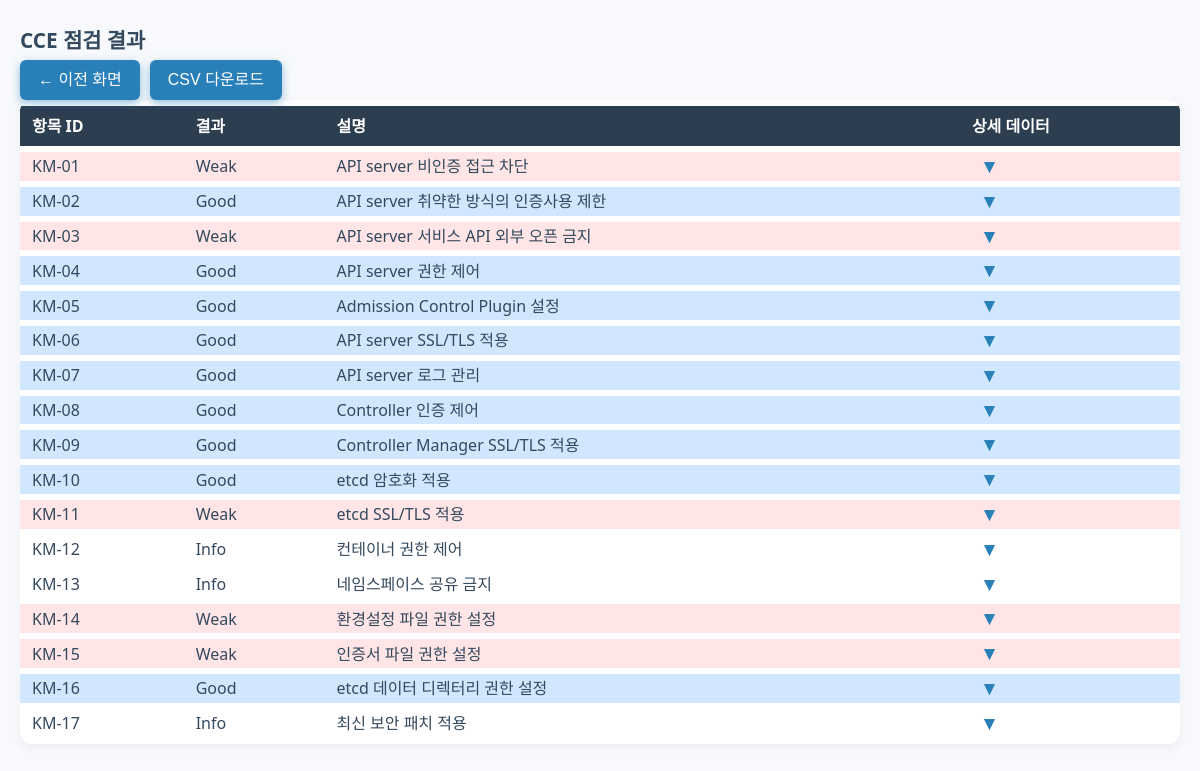
The page /file_detail?file_id=3 (signed in) on the database its author committed.
### CCE/models.py (models this page shows)
class UploadRecord(db.Model):
    __tablename__ = 'upload_record'
    id = db.Column(db.Integer, primary_key=True)
    upload_file_id = db.Column(db.Integer, db.ForeignKey('upload_file.id'), nullable=False)
    item_id = db.Column(db.String(10), nullable=False)
    result = db.Column(db.String(20), nullable=False)
    comment = db.Column(db.Text)
    data = db.Column(db.Text)
    ip = db.Column(db.String, nullable=False)
    reg_name = db.Column(db.String, nullable=True)

### app.py (the view)
    @app.route('/file_detail')
    @login_required
    def file_detail():
        file_id = request.args.get('file_id', type=int)
        if not file_id:
            return "<p>파일 ID가 필요합니다.</p>"
        upload_file = UploadFile.query.filter_by(id=file_id).first()
        if not upload_file:
            return "<p>존재하지 않는 파일입니다.</p>"
        records = UploadRecord.query.filter_by(upload_file_id=upload_file.id).order_by(UploadRecord.item_id).all()
        if not records:
            return f"<p>파일 '{upload_file.filename}' 에 대한 상세 결과가 없습니다.</p>"
        results = [
            {
                'id': r.item_id,
                'result': r.result,
                'comment': r.comment,
                'data': r.data
            }
            for r in records
        ]
        return render_template('results_content.html', results=results)

### templates/results_content.html (shortened to what this page needs)
<!DOCTYPE html>
<html lang="ko">
<head>
  <link rel="stylesheet" href="{{ url_for('static', filename='css/styles.css') }}">
</head>
<body>
<div class="results-header">
  <h2>CCE 점검 결과</h2>
  <div class="action-btns">
    <button id="btn-back-prev" type="button">← 이전 화면</button>
    <button id="btn-download-csv" type="button">CSV 다운로드</button>
  </div>
</div>
  <table id="results-table" class="common-table" role="table" aria-label="CCE 점검 결과 목록">
    <thead>
      <tr>
        <th scope="col">항목 ID</th>
        <th scope="col">결과</th>
        <th scope="col">설명</th>
        <th scope="col">상세 데이터</th>
      </tr>
    </thead>
    <tbody>
      {% for res in results %}
      <tr
	  class="
      {% if res.result|lower == 'good' %}result-good{% elif res.result|lower == 'weak' %}result-weak{% elif res.result|lower == 'info' %}result-info{% endif %}
		"
	  >
        <td>{{ res.id }}</td>
        <td>{{ res.result }}</td>
        <td>{{ res.comment }}</td>
        <td>
          <span class="toggle-btn" role="button" tabindex="0" aria-expanded="false" aria-controls="data-{{ loop.index }}"
                onkeydown="if(event.key==='Enter'||event.key===' ') toggleData('data-{{ loop.index }}');"
                onclick="toggleData('data-{{ loop.index }}')">▼</span>
        </td>
      </tr>
      {% endfor %}
    </tbody>
  </table>
</body>
</html>

### static/CSS/styles.css (style rules this page uses)
*, *::before, *::after { box-sizing: border-box; }
body { font-family: 'Segoe UI', Tahoma, Geneva, Verdana, sans-serif; margin: 0; padding: 20px; background: #f7f9fc; color: #222; line-height: 1.5; }
.results-header h2 { margin: 0; font-size: 1.3rem; color: #34495e; line-height: 40px; }
.action-btns { display: flex; gap: 10px; flex-wrap: wrap; }
button, .action-btns button, #btn-download-csv, #btn-back-prev { cursor: pointer; border: none; border-radius: 6px; font-size: 1rem; color: white; background-color: #2980b9; padding: 0 18px; height: 40px; line-height: 40px; box-shadow: 0 3px 8px rgba(41, 128, 185, 0.5); transition: background-color 0.2s, box-shadow 0.2s; box-sizing: border-box; vertical-align: middle; }
table.common-table { width: 80%; margin: 0 auto 40px auto; border-collapse: separate; border-spacing: 0 6px; font-size: 0.9rem; color: #34495e; border-radius: 12px; overflow: hidden; background: white; box-shadow: 0 4px 10px rgba(0,0,0,0.05); }
#results-table { width: 100%; margin: 0; border-spacing: 0 6px; }
#results-table thead tr { background-color: #2c3e50 ; color: white; }
#results-table thead th { background-color: #2c3e50; color: white; padding: 0 12px; height: 40px; font-size: 1rem; text-align: left; vertical-align: middle; box-sizing: border-box; }
#results-table tbody td { padding: 0 12px; vertical-align: middle; font-size: 1rem; box-sizing: border-box; }
.toggle-btn { cursor: pointer; color: #2980b9; font-weight: 900; font-size: 1.2rem; user-select: none; padding: 4px 8px; border-radius: 6px; transition: background-color 0.2s ease; vertical-align: middle; }
tr.result-good { background-color: #d0e7ff; }
tr.result-weak { background-color: #ffe5e5; }

### rows shown on the page
UploadRecord: id "KM-01", result "Weak", comment "API server 비인증 접근 차단"
UploadRecord: id "KM-02", result "Good", comment "API server 취약한 방식의 인증사용 제한"
UploadRecord: id "KM-03", result "Weak", comment "API server 서비스 API 외부 오픈 금지"
UploadRecord: id "KM-04", result "Good", comment "API server 권한 제어"
UploadRecord: id "KM-05", result "Good", comment "Admission Control Plugin 설정"
UploadRecord: id "KM-06", result "Good", comment "API server SSL/TLS 적용"
UploadRecord: id "KM-07", result "Good", comment "API server 로그 관리"
UploadRecord: id "KM-08", result "Good", comment "Controller 인증 제어"
UploadRecord: id "KM-09", result "Good", comment "Controller Manager SSL/TLS 적용"
UploadRecord: id "KM-10", result "Good", comment "etcd 암호화 적용"
UploadRecord: id "KM-11", result "Weak", comment "etcd SSL/TLS 적용"
UploadRecord: id "KM-12", result "Info", comment "컨테이너 권한 제어"
UploadRecord: id "KM-13", result "Info", comment "네임스페이스 공유 금지"
UploadRecord: id "KM-14", result "Weak", comment "환경설정 파일 권한 설정"
UploadRecord: id "KM-15", result "Weak", comment "인증서 파일 권한 설정"
UploadRecord: id "KM-16", result "Good", comment "etcd 데이터 디렉터리 권한 설정"
UploadRecord: id "KM-17", result "Info", comment "최신 보안 패치 적용"
